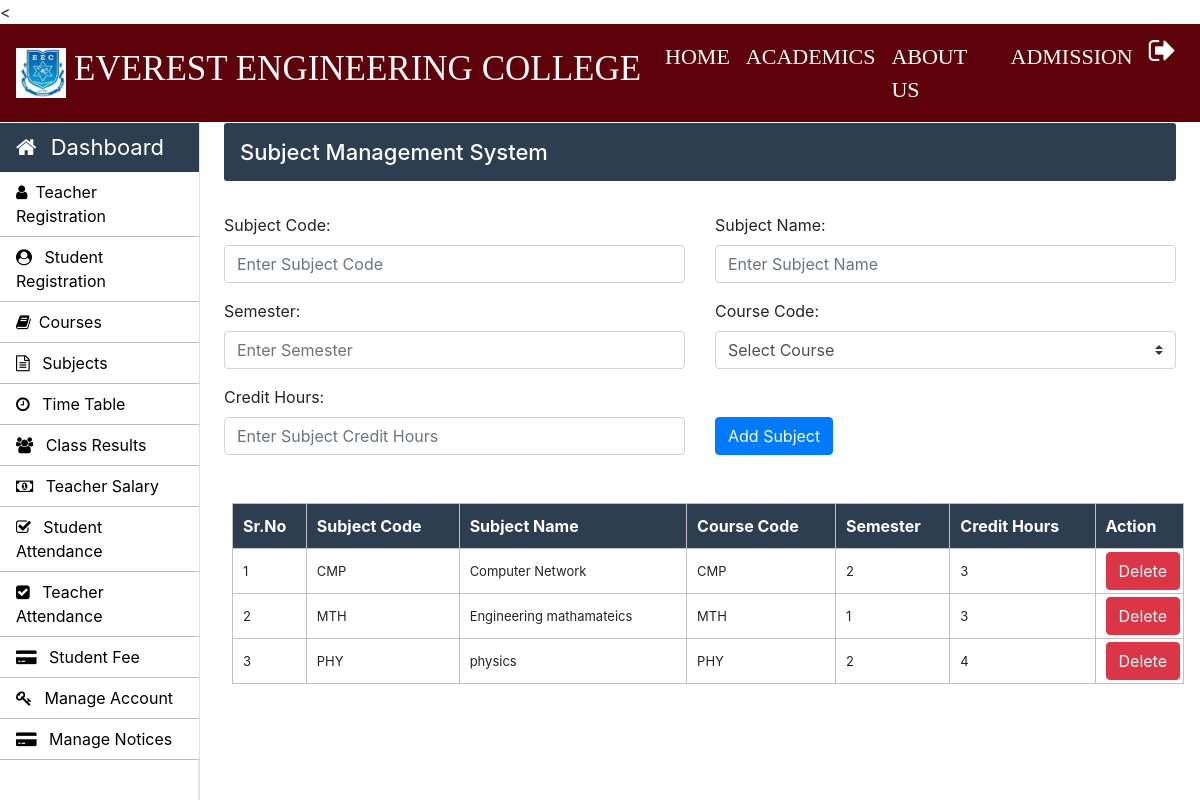
Screenshot of /Admin/subjects.php (signed in) with the database file from the repository.
### tables this page shows
CREATE TABLE `course_subjects` (
  `subject_code` varchar(10) NOT NULL,
  `subject_name` varchar(50) NOT NULL,
  `course_code` varchar(10) NOT NULL,
  `semester` int(10) NOT NULL,
  `credit_hours` int(5) NOT NULL
);

### Admin/subjects.php (the view, shortened to what this page needs)
<?php
		require_once "../connection/connection.php";
	?>
<!doctype html>
<html lang="en">
	<head>
	</head>
	<body>
		<?php include('../common/common-header.php') ?>
		<?php include('../common/admin-sidebar.php') ?>
		<main role="main" class="col-xl-10 col-lg-9 col-md-8 ml-sm-auto px-md-4 mb-2 w-100">
			<div class="sub-main">
				<div class="bar-margin text-center d-flex flex-wrap flex-md-nowrap pt-3 pb-2 mb-3 text-white admin-dashboard pl-3">
					<h4>Subject Management System </h4>
				</div>
				<div class="row">
					<div class="col-md-12">
						<form action="subjects.php" method="post">
							<div class="row mt-3">
								<div class="col-md-6">
									<div class="form-group">
										<label for="exampleInputEmail1">Subject Code: </label>
										<input type="text" name="subject_code" class="form-control" required placeholder="Enter Subject Code" required>
									</div>
								</div>
								<div class="col-md-6">
									<div class="form-group">
										<label for="exampleInputPassword1">Subject Name:</label>
										<input type="text" name="subject_name" class="form-control" required placeholder="Enter Subject Name" required>
									</div>
								</div>
							</div>
							<div class="row">
								<div class="col-md-6">
									<div class="form-group">
										<label for="exampleInputPassword1">Semester:</label>
										<input type="text" name="semester" class="form-control" required placeholder="Enter Semester" required>
									</div>
								</div>
								<div class="col-md-6">
									<div class="form-group">
										<label for="exampleInputEmail1">Course Code:</label>
										<select class="browser-default custom-select" name="course_code">
											<option >Select Course</option>
										</select>
									</div>
								</div>
							</div>
							<div class="row">
								<div class="col-md-6">
									<div class="form-group">
										<label for="exampleInputPassword1">Credit Hours:</label>
										<input type="number" name="credit_hours" class="form-control"  placeholder="Enter Subject Credit Hours" required>
									</div>
								</div>
								<div class="col-md-6 mt-4">
									<div class="form-group pt-2">
										<input type="submit" name="sub" value="Add Subject" class="btn btn-primary">
									</div>
								</div>
							</div>
						</form>
					</div>
				</div>
				<div class="row">
					<div class="col-md-12 ml-2">
						<section class="mt-3">
							<table class="w-100 table-elements table-three-tr" cellpadding="3">
								<tr class="table-tr-head table-three text-white">
									<th>Sr.No</th>
									<th>Subject Code</th>
									<th>Subject Name</th>
									<th>Course Code</th>
									<th>Semester</th>
									<th>Credit Hours</th>
									<th>Action</th>
								</tr>
								<?php
									$sr=1;
									$query="select subject_code,subject_name,course_code,semester,credit_hours from course_subjects";
									$run=mysqli_query($con,$query);
									while($row=mysqli_fetch_array($run)) {
									echo	"<tr>";
									echo	"<td>".$sr++."</td>";
									echo	"<td>".$row['subject_code']."</td>";
									echo	"<td>".$row['subject_name']."</td>";
									echo	"<td>".$row['course_code']."</td>";
									echo	"<td>".$row['semester']."</td>";
									echo	"<td>".$row['credit_hours']."</td>";
									echo	"<td width='20'><a class='btn btn-danger' href=delete-function.php?subject_code=".$row['subject_code'].">Delete</a></td>";
									echo	"</tr>";
									}
								?>
							</table>
						</section>
					</div>
				</div>
			</div>
		</main>
	</body>
</html>

### Css/style.css (style rules this page uses)
h4 { font-size: 22px; }
.admin-dashboard { margin-top: 1px !important; background: #2c3e50 !important; border-radius: 3px; }
.table-elements tr, td, th { font-size: 13px; border: 1px solid rgb(194, 193, 193); padding-left: 10px !important; }
.table-three { background: #2c3e50 !important; }
.table-tr-head { height: 45px !important; padding: 10px !important; margin-top: 5px !important; }
.table-font-for-transcript td, th { font-size: 16px !important; }

### rows the page displays
course_subjects: subject_code "CMP", subject_name "Computer Network", course_code "CMP", semester "2", credit_hours "3"
course_subjects: subject_code "MTH", subject_name "Engineering mathamateics", course_code "MTH", semester "1", credit_hours "3"
course_subjects: subject_code "PHY", subject_name "physics", course_code "PHY", semester "2", credit_hours "4"
